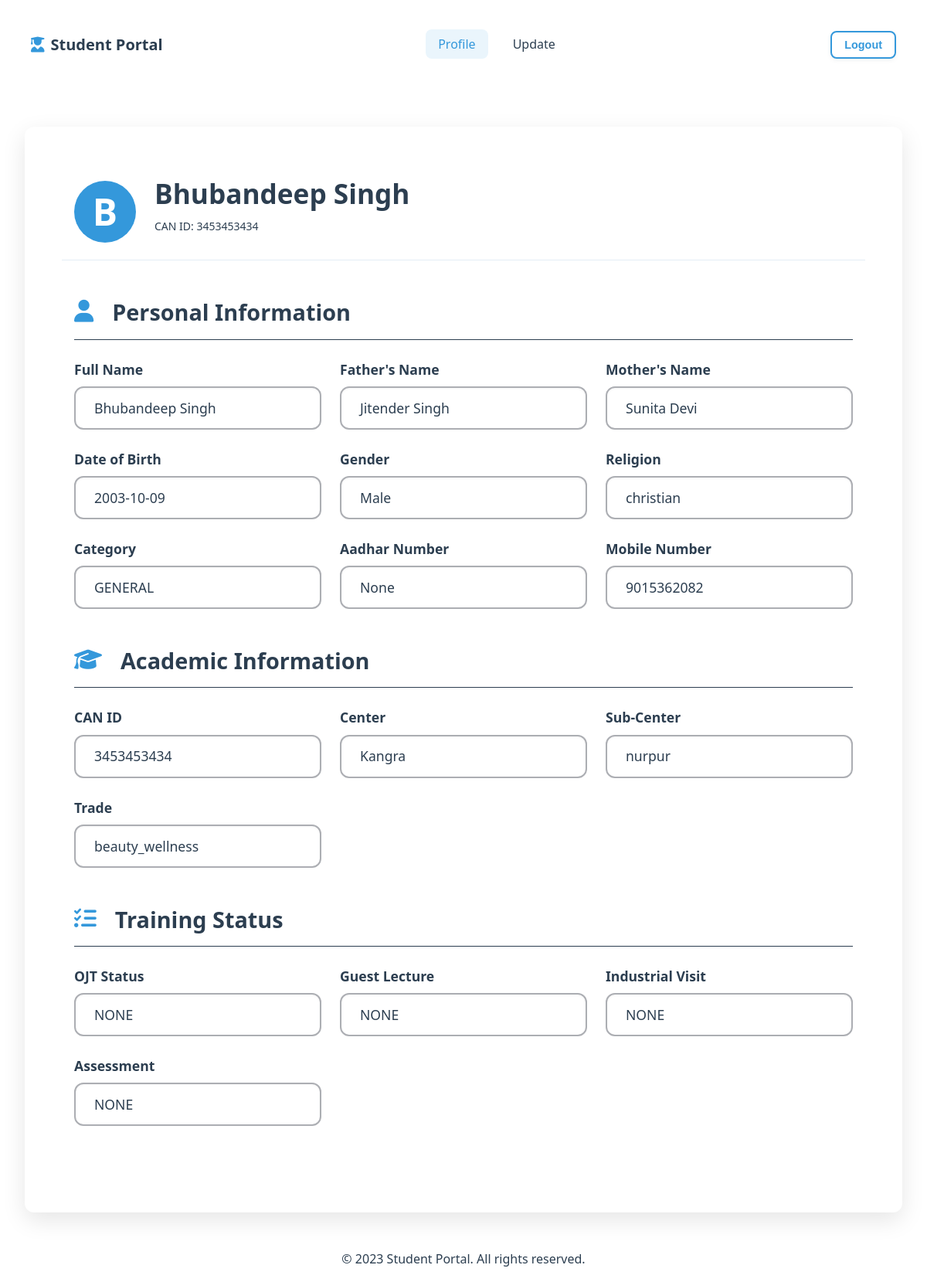
Page /profile_display (signed in) on the earlier database version.
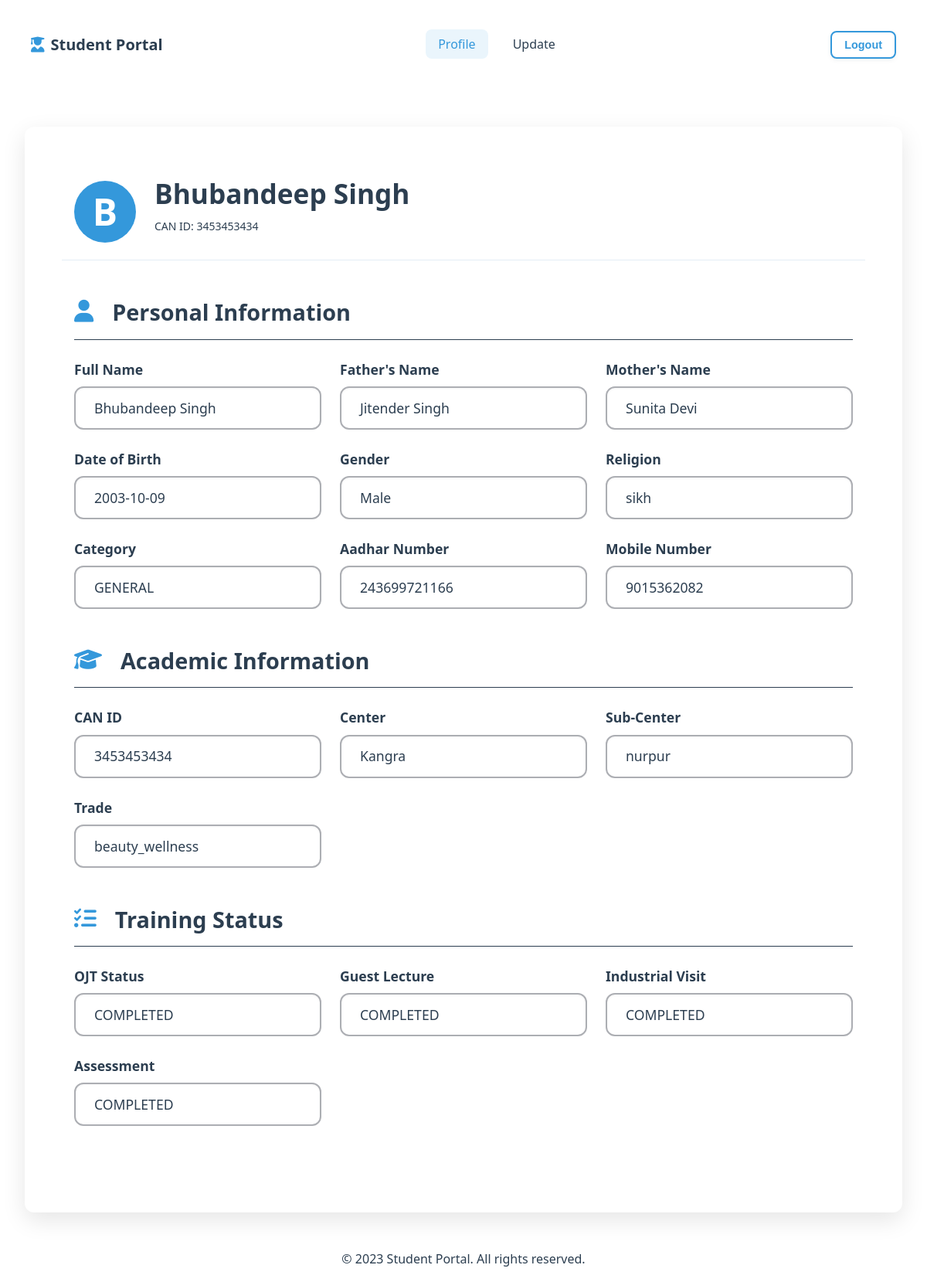
Same page on the later database version.
### tables this page shows
CREATE TABLE students (
                can_id VARCHAR PRIMARY KEY,
                password TEXT NOT NULL,
                student_name TEXT NOT NULL,
                father_name TEXT,
                mother_name TEXT,
                dob TEXT,  -- SQLite doesn't have native date type
                gender TEXT,
                religion TEXT,
                category TEXT,
                aadhar TEXT UNIQUE,
                mobile TEXT,
                center TEXT,
                subcenter TEXT,
                trade TEXT,
                account_number TEXT,
                account_holder TEXT,
                ifsc TEXT,
                ojt TEXT,
                guest_lecture TEXT,
                industrial_visit TEXT,
                assessment TEXT
            );

### app.py (the view)
@app.route("/profile_display")
def profile_display():
    can_id = session.get('can_id')
    if not can_id:
        return redirect(url_for('student_signin'))
    conn = get_db_connection('student_data.db')
    student=conn.execute('SELECT * FROM students WHERE can_id = ?', (can_id,)).fetchone()
    conn.close()
    return render_template("profile_display.html",student=student)

### templates/profile_display.html (shortened to what this page needs)
<!DOCTYPE html>
<html lang="en">
<head>
    <link rel="stylesheet" href="{{ url_for('static', filename='css/base.css') }}">
    <link rel="stylesheet" href="{{ url_for('static', filename='css/components.css') }}">
    <link rel="stylesheet" href="{{ url_for('static', filename='css/layout.css') }}">
    <link rel="stylesheet" href="{{ url_for('static', filename='css/profile_display.css') }}">
    <link rel="stylesheet" href="https://cdnjs.cloudflare.com/ajax/libs/font-awesome/6.4.0/css/all.min.css">
</head>
<body>
    <nav class="navbar">
        <div class="navbar-content">
            <a href="#" class="logo">
                <i class="fas fa-user-graduate"></i>
                <span>Student Portal</span>
            </a>
            <ul class="nav-links">
                <li><a href="{{ url_for('profile_display') }}" class="nav-link active">Profile</a></li>
                <li><a href="{{ url_for('student_profile') }}" class="nav-link">Update</a></li>
            </ul>
            <div class="nav-actions">
                <button class="btn btn-outline-primary btn-sm">Logout</button>
            </div>
        </div>
    </nav>
    <main class="main-content">
        <div class="container profile-container">
            <div class="profile-card">
                <div class="profile-header">
                    <div class="profile-avatar">
                        {{ student.student_name[0] }}
                    </div>
                    <div class="profile-info">
                        <h2 class="profile-name">{{ student.student_name }}</h2>
                        <p class="profile-id">CAN ID: {{ student.can_id }}</p>
                    </div>
                </div>
                <div class="profile-body">
                    <div class="info-section">
                        <h3 class="section-title">
                            <i class="fas fa-user"></i>
                            Personal Information
                        </h3>
                        <div class="info-grid">
                            <div class="info-item">
                                <div class="info-label">Full Name </div>
                                <div class="info-value">{{ student.student_name }}</div>
                            </div>
                            <div class="info-item">
                                <div class="info-label">Father's Name</div>
                                <div class="info-value">{{ student.father_name }}</div>
                            </div>
                            <div class="info-item">
                                <div class="info-label">Mother's Name</div>
                                <div class="info-value">{{ student.mother_name }}</div>
                            </div>
                            <div class="info-item">
                                <div class="info-label">Date of Birth</div>
                                <div class="info-value">{{ student.dob }}</div>
                            </div>
                            <div class="info-item">
                                <div class="info-label">Gender</div>
                                <div class="info-value">{{ student.gender|capitalize }}</div>
                            </div>
                            <div class="info-item">
                                <div class="info-label">Religion</div>
                                <div class="info-value">{{ student.religion }}</div>
                            </div>
                            <div class="info-item">
                                <div class="info-label">Category</div>
                                <div class="info-value">{{ student.category|upper }}</div>
                            </div>
                            <div class="info-item">
                                <div class="info-label">Aadhar Number</div>
                                <div class="info-value">{{ student.aadhar }}</div>
                            </div>
                            <div class="info-item">
                                <div class="info-label">Mobile Number</div>
                                <div class="info-value">{{ student.mobile }}</div>
                            </div>
                        </div>
                    </div>
                    <div class="info-section">
                        <h3 class="section-title">
                            <i class="fas fa-graduation-cap"></i>
                            Academic Information
                        </h3>
                        <div class="info-grid">
                            <div class="info-item">
                                <div class="info-label">CAN ID</div>
                                <div class="info-value">{{ student.can_id }}</div>
                            </div>
                            <div class="info-item">
                                <div class="info-label">Center</div>
                                <div class="info-value">{{ student.center }}</div>
                            </div>
                            <div class="info-item">
                                <div class="info-label">Sub-Center</div>
                                <div class="info-value">{{ student.subcenter }}</div>
                            </div>
                            <div class="info-item">
                                <div class="info-label">Trade</div>
                                <div class="info-value">{{ student.trade }}</div>
                            </div>
                        </div>
                    </div>
                    <div class="info-section">
                        <h3 class="section-title">
                            <i class="fas fa-tasks"></i>
                            Training Status
                        </h3>
                        <div class="info-grid">
                            <div class="info-item">
                                <div class="info-label">OJT Status</div>
                                <div class="info-value">
                                    <span class="status-{{ student.ojt }}">
                                        {{ student.ojt|upper }}
                                    </span>
                                </div>
                            </div>
                            <div class="info-item">
                                <div class="info-label">Guest Lecture</div>
                                <div class="info-value">
                                    <span class="status-{{ student.guest_lecture }}">
                                        {{ student.guest_lecture|upper }}
                                    </span>
                                </div>
                            </div>
                            <div class="info-item">
                                <div class="info-label">Industrial Visit</div>
                                <div class="info-value">
                                    <span class="status-{{ student.industrial_visit }}">
                                        {{ student.industrial_visit|upper }}
                                    </span>
                                </div>
                            </div>
                            <div class="info-item">
                                <div class="info-label">Assessment</div>
                                <div class="info-value">
                                    <span class="status-{{ student.assessment }}">
                                        {{ student.assessment|upper }}
                                    </span>
                                </div>
                            </div>
                        </div>
                    </div>
                </div>
            </div>
        </div>
    </main>
    <footer class="footer">
        <div class="container py-3 text-center">
            <p>&copy; 2023 Student Portal. All rights reserved.</p>
        </div>
    </footer>
</body>
</html>

### static/css/base.css (style rules this page uses)
:root { --primary: #3498db; --primary-dark: #2c3e50; --primary-light: #e4edf5; --secondary: #e74c3c; --accent: #f39c12; --light-bg: #f5f7fa; --white: #ffffff; --text: #2c3e50; --text-secondary: #7f8c8d; --border: #acaeb3; --space-xs: 0.5rem; --space-sm: 1rem; --space-md: 1.5rem; --space-lg: 2rem; --space-xl: 3rem; --border-radius: 8px; --border-radius-lg: 12px; --shadow-sm: 0 2px 6px rgba(0, 0, 0, 0.05); --shadow-md: 0 5px 15px rgba(0, 0, 0, 0.08); --shadow-lg: 0 10px 30px rgba(0, 0, 0, 0.1); --transition: all 0.3s ease; }
* { margin: 0; padding: 0; box-sizing: border-box; }
body { font-family: 'Segoe UI', Tahoma, Geneva, Verdana, sans-serif; background-color: var(--white); color: var(--text); line-height: 1.6; font-size: 1rem; }
h1, h2, h3, h4, h5, h6 { font-weight: 700; line-height: 1.3; margin-bottom: 1rem; }
h2 { font-size: 2.2rem; }
h3 { font-size: 1.8rem; }
p { margin-bottom: 1rem; line-height: 1.6; }
a { text-decoration: none; color: var(--primary); transition: var(--transition); }

### static/css/components.css (style rules this page uses)
.btn { display: inline-flex; align-items: center; justify-content: center; padding: 0.8rem 1.5rem; border-radius: var(--border-radius); font-weight: 600; font-size: 1rem; text-align: center; cursor: pointer; transition: var(--transition); border: none; box-shadow: var(--shadow-sm); white-space: nowrap; }
.btn-outline-primary { background: transparent; border: 2px solid var(--primary); color: var(--primary); }
.btn-sm { padding: 0.5rem 1rem; font-size: 0.9rem; }
.navbar { background-color: white; box-shadow: var(--box-shadow); top: 0; z-index: 100; padding: var(--space-xs); }
.navbar-content { display: flex; justify-content: space-between; align-items: center; padding: 2rem; max-width: 1200px; width: 100%; margin: auto; }
.logo { display: flex; align-items: center; text-decoration: none; font-weight: 600; font-size: 1.25rem; color: var(--primary-dark); }
.logo i { margin-right: 0.5rem; color: var(--primary); }
.nav-links { display: flex; list-style: none; gap: 1rem; }
.nav-link { text-decoration: none; color: var(--text); padding: 0.5rem 1rem; border-radius: var(--border-radius); transition: var(--transition); }
.nav-link.active { color: var(--primary); background-color: rgba(52, 152, 219, 0.1); }
.nav-actions { display: flex; gap: 0.5rem; }

### static/css/layout.css (style rules this page uses)
html { height: 100%; }
body { min-height: 100vh; display: flex; flex-direction: column; margin: 0; }
.main-content { flex: 1; }
.container { width: 100%; max-width: 1200px; margin: 0 auto; padding: 0 var(--space-md); }
.text-center { text-align: center; }
.footer { flex-shrink: 0; width: 100%; margin-top: auto; }

### static/css/profile_display.css (style rules this page uses)
.profile-container { max-width: 1200px; margin: var(--space-xl) auto; padding: 0 var(--space-lg); width: 100%; }
.profile-card { background-color: white; padding: var(--space-xl); border-radius: var(--border-radius-lg); box-shadow: var(--shadow-lg); margin: 0 auto var(--space-lg); width: 100%; }
.profile-header { display: flex; align-items: center; padding: var(--space-sm); border-bottom: 1px solid var(--primary-light); margin-bottom: var(--space-lg); }
.profile-avatar { width: 80px; height: 80px; border-radius: 50%; background-color: var(--primary); color: var(--white); display: flex; align-items: center; justify-content: center; font-size: 3rem; font-weight: 600; margin-right: var(--space-md); }
.profile-info { flex: 1; }
.profile-name { margin-bottom: var(--space-xs); }
.profile-id { color: var(--text); font-size: 0.875rem; }
.profile-body { padding: var(--space-sm); }
.info-section { margin-bottom: var(--space-xl); }
.section-title { display: flex; align-items: center; margin-bottom: var(--space-md); padding-bottom: var(--space-sm); border-bottom: 1px solid var(--primary-dark); }
.section-title i { margin-right: var(--space-md); color: var(--primary); }
.info-grid { display: grid; grid-template-columns: repeat(3, 1fr); gap: var(--space-md); }
.info-item { display: flex; flex-direction: column; gap: var(--space-xs); }
.info-label { font-size: 1.1rem; color: var(--primary--dark); font-weight: 600; }
.info-value { background-color: var(--white); border: 2px solid var(--border); border-radius: var(--border-radius-lg); padding: var(--space-xs) var(--space-md); font-size: 1.1rem; font-weight: 400; transition: all 0.3s ease; box-shadow: inset 0 1px 3px rgba(0,0,0,0.05); min-height: 56px; display: flex; align-items: center; }

Differences in the rows shown:
changed students "Bhubandeep Singh": religion "christian" → "sikh"; aadhar (not shown) → "243699721166"; ojt (not shown) → "COMPLETED"; guest_lecture (not shown) → "COMPLETED"; industrial_visit (not shown) → "COMPLETED"; assessment (not shown) → "COMPLETED"
Other differences:
{{ student.aadhar }}: "None" → (not shown)
{{ student.ojt|upper }}: "NONE" → (not shown)
{{ student.guest_lecture|upper }}: "NONE" → (not shown)
{{ student.industrial_visit|upper }}: "NONE" → (not shown)
{{ student.assessment|upper }}: "NONE" → (not shown)
